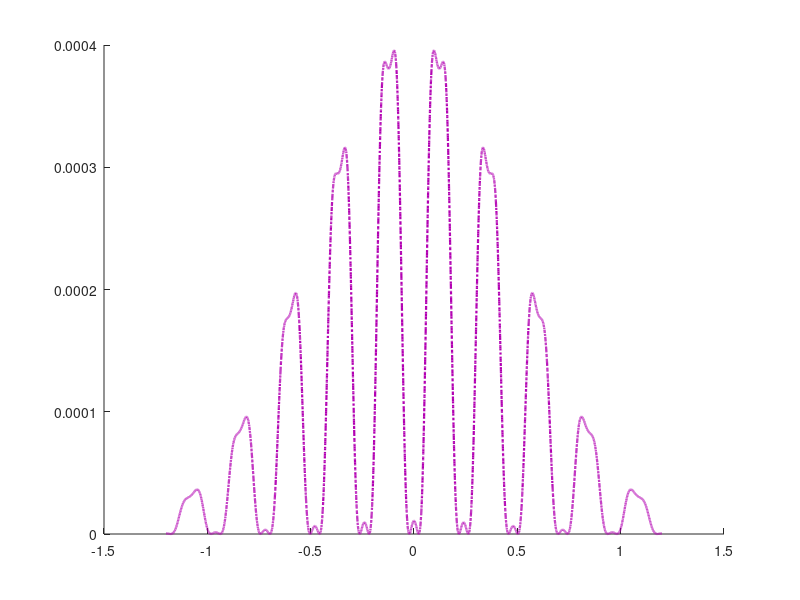

Write the MATLAB code that produced this figure. (Note: this script raises an error after producing the figure.)
%clear all; %close all;
beta = 0.1; %electron relativistic fraction
lambda =2.4e-6; %laser wavelength

g1 = 0.475; phigm1 = 0; %first interaction stage strength and phase
g2 = 0.475; phigm2 = pi/2; %second interaction stage strength and phase
phipm = pi; %spin state phase
Lqr = 1; %talbot revival length
L = 0.5*Lqr; %L given in terms of talbot revival length

if(phipm == 0)
    fac = 1;
    colSpin = [0,0.5,0.8];
    lsty = '-';
    lW = 1.8;
else
    fac = -1;
    colSpin = [0.7,0,0.7];
    lsty = '-.';
    lW = 1.6;
end
lambdag = beta*lambda;
kz = 2*pi/lambdag;
oz = 2*lambdag;
z = linspace(-oz*2.5,oz*2.5,10000);
sumT = 0; sumT2 = 0;
ind = 1200;
for n = -ind:ind
    sum1 = 1i^(n)*besselj(n,2*g1)*exp(1i*n*(phigm1+phipm+kz*z)-1i*n^2*pi*L/Lqr);
    sumT = sumT + sum1;
end
sum2 = sin(2*2*g2*sin(kz*z+phigm2));
%f0=figure(20); hold on; plot(z,sum2,'LineWidth',1.6);
%f0.Position = [600 300 235 250]; 

dz = z(2)-z(1);
norF = sum(sumT.*conj(sumT).*exp(-z.^2/2/oz^2));
PsiD = sumT.*conj(sumT).*exp(-z.^2/2/oz^2)/norF;
f1 = figure(22); hold on; plot(z/(1e-6),PsiD,'LineStyle',lsty,'LineWidth',lW,'color',colSpin)
f1.Position = [600 300 310 164]; 
xlabel('z^, (\mum)','fontsize',12.5)
ylabel('Intensity (arb. units)')
title('Probability Density','fontsize',12.5)
ax = gca;
ax.FontSize = 12;

sumT = fac*PsiD.*sum2;
f2=figure(23); hold on; plot(z/(1e-6),sumT,'LineWidth',lW,'color',colSpin,'LineStyle',lsty)
f2.Position = [600 300 310 170]; 
xlabel('z^, (\mum)','fontsize',12.5)
ylabel('Intensity (arb. units)')
title('\langle S_y \rangle Density, \phi_g = \pi','fontsize',12.5)
ax = gca;
ax.FontSize = 12;


expect = sum(sumT)

%figure; hold on;
%plot(z,sum2/max(sum2),'LineWidth',1.6);
%plot(z,PsiD/max(PsiD),'LineWidth',1.6);
            
